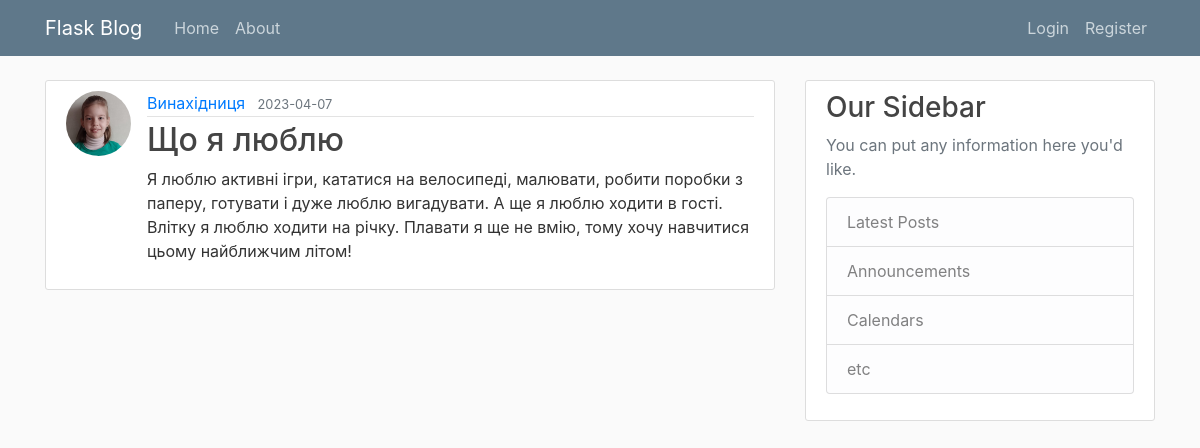
The app's page /post/36 with its own data.
### flaskblog/models.py (models this page shows, shortened)
class User(db.Model, UserMixin):
    id = db.Column(db.Integer, primary_key=True)
    username = db.Column(db.String(20), unique=True, nullable=False)
    email = db.Column(db.String(120), unique=True, nullable=False)
    image_file = db.Column(db.String(20), nullable=False, default='default.jpg')
    password = db.Column(db.String(60), nullable=False)
    posts = db.relationship('Post', backref='author', lazy=True)

class Post(db.Model):
    id = db.Column(db.Integer, primary_key=True)
    title = db.Column(db.String(100), nullable=False)
    date_posted = db.Column(db.DateTime, nullable=False, default=datetime.utcnow)
    content = db.Column(db.Text, nullable=False)
    user_id = db.Column(db.Integer, db.ForeignKey('user.id'), nullable=False)

### flaskblog/posts/routes.py (the view)
@posts.route("/post/<int:post_id>")
def post(post_id):
    post = Post.query.get_or_404(post_id)
    return render_template('post.html', post=post)

### flaskblog/templates/post.html (shortened to what this page needs)
{% extends "layout.html" %}
{% block content %}
  <article class="media content-section">
      <img class="rounded-circle article-img" src="{{ url_for('static', filename='profile_pict/' + post.author.image_file) }}">
    <div class="media-body">
      <div class="article-metadata">
       <a class="mr-2" href="{{ url_for('users.user_posts', username=post.author.username) }}">{{ post.author.username }}</a>
        <small class="text-muted">{{ post.date_posted.strftime('%Y-%m-%d') }}</small>
      </div>
      <h2 class="article-title">{{ post.title }}</h2>
      <p class="article-content">{{ post.content }}</p>
    </div>
  </article>
{% endblock content %}

### flaskblog/static/main.css (style rules this page uses)
body { background: #fafafa; color: #333333; margin-top: 5rem; }
h1, h2, h3, h4, h5, h6 { color: #444444; }
.content-section { background: #ffffff; padding: 10px 20px; border: 1px solid #dddddd; border-radius: 3px; margin-bottom: 20px; }
.article-title { color: #444444; }
.article-content { white-space: pre-line; }
.article-img { height: 65px; width: 65px; margin-right: 16px; }
.article-metadata { padding-bottom: 1px; margin-bottom: 4px; border-bottom: 1px solid #e3e3e3 }

### records on screen
User: image_file (picture), author.username "Винахідниця"
Post: date_posted "2023-04-07", title "Що я люблю", content "Я люблю активні ігри, кататися на велосипеді, малювати, робити поробки з паперу, готувати і дуже люблю вигадувати. А ще я люблю ходити в гості. Влітку я люблю ходити на річку. Плавати я ще не вмію, тому хочу навчитися цьому найближчим літом!"
